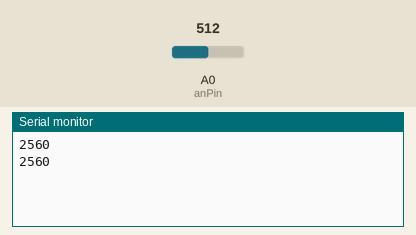
A sketch run on a simulated Arduino Uno, built with avr-gcc and run on an emulated ATmega328P. Shown: the last lines printed to the serial monitor. The test bench sets the inputs (shaded band); at power-on: A0 (anPin) = 512.

Above: at 1.8 s.
1.9 s: A0 (anPin) set to 716
At 2.8 s:
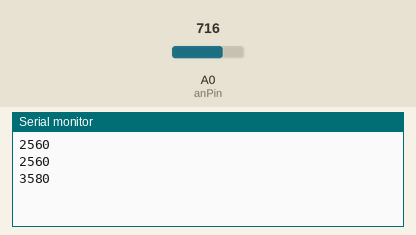
3.4 s: A0 (anPin) set to 900
At 4.5 s:
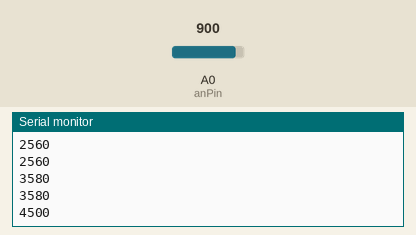
Timing chart, 0 to 6.4 s (numbered marks = the images above; inputs shaded):
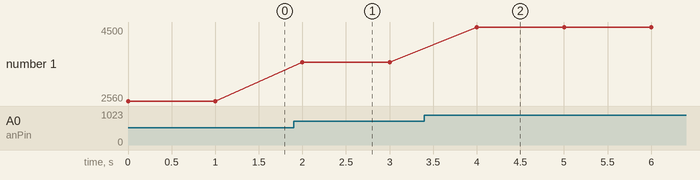

Measured:
- after the input at 1.9 s, the serial monitor: prints a new line after 0.10 s (image 1)
- after the input at 3.4 s, the serial monitor: prints a new line after 0.60 s (image 2)
- plotted number 1: 2560 → 3580 after the input at 1.9 s, 3580 → 4500 after the input at 3.4 s

The sketch:

HRLV_MB1013_analog_read.ino
```cpp
const int anPin = 0; // use analog pin 0
long anVolt, mm;


void setup() {
  Serial.begin(9600);

}

void read_sensor() {
   anVolt = analogRead(anPin); // read raw voltage
   mm = anVolt * 5; // convert adc value to mm
}

void loop() {
  read_sensor();
  {Serial.println(mm); // use serial print instad of write to send mm as a string instead of byte
  delay(1000); // one second wait between readings
  }
 }
```
